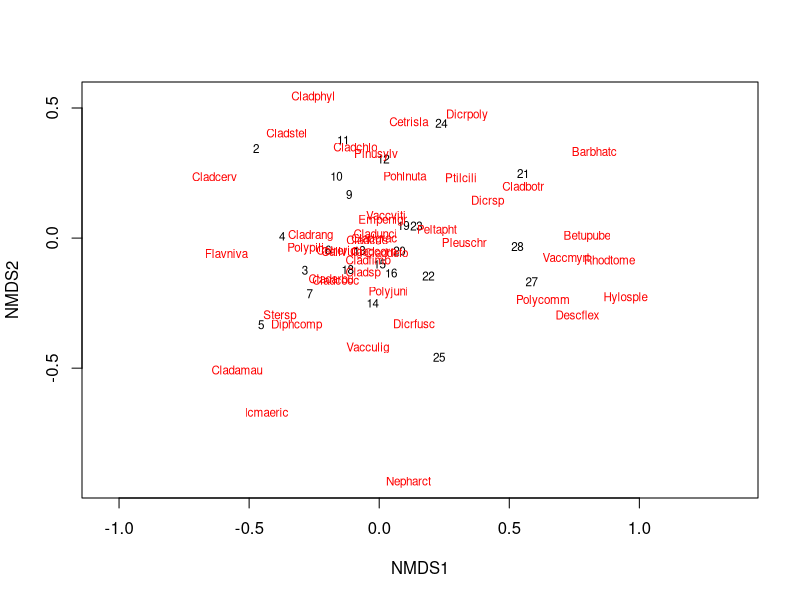

Write R code to recreate this figure. (Note: this script raises an error after producing the figure.)
library(vegan)
library(ggplot2)

#load dataset
data(varespec)
head(varespec)

#setting a seed will make output reproducible
set.seed(123456)

#now creating a vector that will be the length of the number of rows in dataset
nrow(varespec)

#create vector
grp<-rep(NA,24)

#sample half of rows
ind<-sample(1:nrow(varespec), 12)

#assign those rows to group A
grp[ind]<-"A"

grp

#assign rest to group B
grp[is.na(grp)]<-"B"

grp

#create NMDS
vare.mds<-metaMDS(varespec)
vare.mds

#plot with text, looks like garbage
plot(vare.mds, type = "t")

#pull out scores, or really x,y coordinates
data.scores<-as.data.frame(scores(vare.mds))

#add sites to go along with the coordinates
data.scores$site<-rownames(data.scores)

#apply the previously constructed grouping
data.scores$grp<-grp

head(data.scores)

#now can do the same for species
species.scores<-as.data.frame(scores(vare.mds, "species"))
species.scores$species<-rownames(species.scores)
head(species.scores)

#fit loading vectors
vec.spec<-envfit(vare.mds, varespec, permutations = 1000)
vec.sp.df<-as.data.frame(vec.spec$vectors$arrows*sqrt(vec.spec$vectors$r))
vec.sp.df$species<-rownames(vec.sp.df)

#change one to be redundant, the problem that scott has
vec.sp.df$species[42]<-"Cladphyl"

#get the list of individual levels (should now be total rows minus the one redundant row)
vec.names<-levels(as.factor(vec.sp.df$species))

vec.sp.df

#create empty data frame
new.arrows<-data.frame()

#populate dataframe with the species name plus the mean of x,y coordinates (NMDS values)
for (i in vec.names) {
  n<-i
  x<-mean(subset(vec.sp.df$NMDS1, vec.sp.df$species == i))
  y<-mean(subset(vec.sp.df$NMDS2, vec.sp.df$species == i))
  new.arrows[i,1]=n
  new.arrows[i,2]=x
  new.arrows[i,3]=y
}

#create meaningful column names
colnames(new.arrows)<-c("species", "NMDS1", "NMDS2")
new.arrows

#plot NMDS with new, averaged arrow for both values of "Cladphyl"
ggplot() + 
  geom_text(data=species.scores,aes(x=NMDS1,y=NMDS2,label=species),alpha=0.5) +  # add the species labels
  geom_point(data=data.scores,aes(x=NMDS1,y=NMDS2,shape=grp,colour=grp),size=3) + # add the point markers
  geom_text(data=new.arrows,aes(x=NMDS1,y=NMDS2,label=species),size=5)+
  geom_segment(data=new.arrows,aes(x=0,xend=NMDS1,y=0,yend=NMDS2),
               arrow = arrow(length = unit(0.5, "cm")),colour="grey",inherit_aes=FALSE) + 
  scale_colour_manual(values=c("A" = "red", "B" = "blue")) +
  coord_equal() +
  theme_bw()


#and compare with original, unaveraged, showing two cases of "Cladphyl"
ggplot() + 
  geom_text(data=species.scores,aes(x=NMDS1,y=NMDS2,label=species),alpha=0.5) +  # add the species labels
  geom_point(data=data.scores,aes(x=NMDS1,y=NMDS2,shape=grp,colour=grp),size=3) + # add the point markers
  geom_text(data=vec.sp.df,aes(x=NMDS1,y=NMDS2,label=species),size=5)+
  geom_segment(data=vec.sp.df,aes(x=0,xend=NMDS1,y=0,yend=NMDS2),
               arrow = arrow(length = unit(0.5, "cm")),colour="grey",inherit_aes=FALSE) + 
  scale_colour_manual(values=c("A" = "red", "B" = "blue")) +
  coord_equal() +
  theme_bw()
